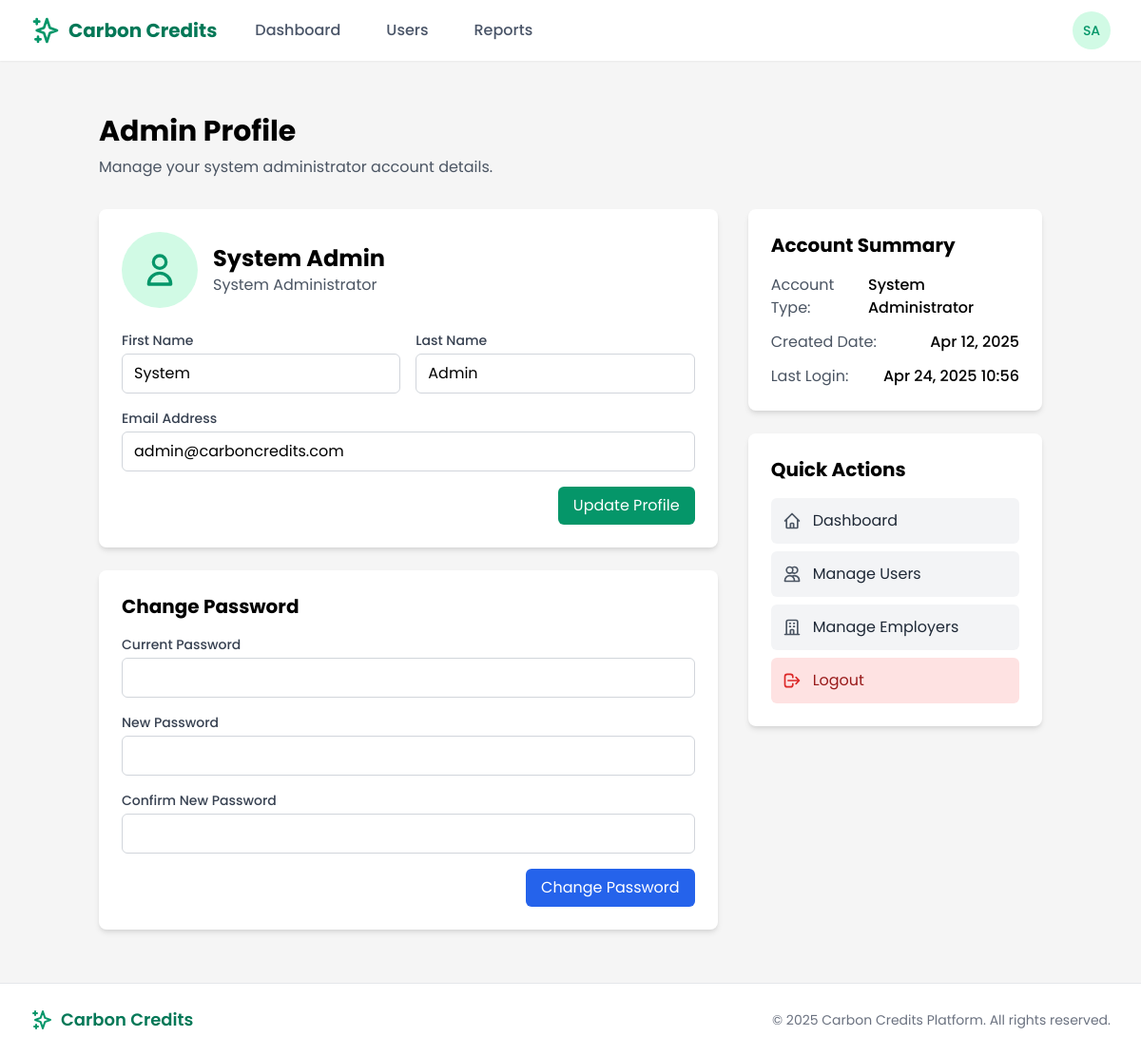
/systemadmin/profile/ (signed in), run on the app's committed database.
### users/models.py (models this page shows, shortened)
class CustomUser(AbstractUser):
    is_employee = models.BooleanField(default=False)
    is_employer = models.BooleanField(default=False)
    is_bank_admin = models.BooleanField(default=False)
    is_super_admin = models.BooleanField(default=False)
    email = models.EmailField(_('email address'), unique=True)
    date_joined = models.DateTimeField(default=timezone.now)
    approved = models.BooleanField(default=False)
    USERNAME_FIELD = 'email'
    REQUIRED_FIELDS = ['username', 'first_name', 'last_name']
    class Meta:
        verbose_name = _('user')
        verbose_name_plural = _('users')

### core/views/admin_views.py (the view)
# urls.py: path('profile/', admin_views.admin_profile, name='admin_profile'),
@login_required
@user_passes_test(is_super_admin)
def admin_profile(request):
    context = {
        'page_title': 'Admin Profile',
        'user': request.user,
    }
    return render(request, 'admin/profile.html', context)

### core/views/admin_views.py (called while the page is built)
def is_super_admin(user):
    return user.is_authenticated and user.is_super_admin

### templates/admin/profile.html (shortened to what this page needs)
{% extends 'base.html' %}
{% load static %}
{% block content %}
<div class="container mx-auto px-4 py-8">
    <div class="mb-8">
        <h1 class="text-3xl font-bold mb-2">Admin Profile</h1>
        <p class="text-gray-600">Manage your system administrator account details.</p>
    </div>
    <div class="grid grid-cols-1 md:grid-cols-3 gap-8">
        <div class="col-span-2">
            <div class="bg-white rounded-lg shadow-md p-6 mb-6">
                <div class="flex items-center mb-6">
                    <div class="w-20 h-20 rounded-full bg-green-100 flex items-center justify-center mr-4">
                        <svg class="w-10 h-10 text-green-600" fill="none" stroke="currentColor" viewBox="0 0 24 24" xmlns="http://www.w3.org/2000/svg">
                            <path stroke-linecap="round" stroke-linejoin="round" stroke-width="2" d="M16 7a4 4 0 11-8 0 4 4 0 018 0zM12 14a7 7 0 00-7 7h14a7 7 0 00-7-7z"></path>
                        </svg>
                    </div>
                    <div>
                        <h2 class="text-2xl font-bold">{{ user.get_full_name }}</h2>
                        <p class="text-gray-600">System Administrator</p>
                    </div>
                </div>
                <form method="post" action="{% url 'admin_update_profile' %}">
                    <div class="grid grid-cols-1 md:grid-cols-2 gap-4 mb-4">
                        <div>
                            <label for="first_name" class="block text-sm font-medium text-gray-700 mb-1">First Name</label>
                            <input type="text" id="first_name" name="first_name" value="{{ user.first_name }}" class="w-full px-3 py-2 border border-gray-300 rounded-md focus:outline-none focus:ring-2 focus:ring-green-500">
                        </div>
                        <div>
                            <label for="last_name" class="block text-sm font-medium text-gray-700 mb-1">Last Name</label>
                            <input type="text" id="last_name" name="last_name" value="{{ user.last_name }}" class="w-full px-3 py-2 border border-gray-300 rounded-md focus:outline-none focus:ring-2 focus:ring-green-500">
                        </div>
                    </div>
                    <div class="mb-4">
                        <label for="email" class="block text-sm font-medium text-gray-700 mb-1">Email Address</label>
                        <input type="email" id="email" name="email" value="{{ user.email }}" class="w-full px-3 py-2 border border-gray-300 rounded-md focus:outline-none focus:ring-2 focus:ring-green-500">
                    </div>
                    <div class="flex justify-end">
                        <button type="submit" class="px-4 py-2 bg-green-600 text-white rounded-md hover:bg-green-700 focus:outline-none focus:ring-2 focus:ring-offset-2 focus:ring-green-500">Update Profile</button>
                    </div>
                </form>
            </div>
            <div class="bg-white rounded-lg shadow-md p-6">
                <h3 class="text-xl font-bold mb-4">Change Password</h3>
                <form method="post" action="{% url 'admin_change_password' %}">
                    <div class="mb-4">
                        <label for="current_password" class="block text-sm font-medium text-gray-700 mb-1">Current Password</label>
                        <input type="password" id="current_password" name="current_password" class="w-full px-3 py-2 border border-gray-300 rounded-md focus:outline-none focus:ring-2 focus:ring-green-500">
                    </div>
                    <div class="mb-4">
                        <label for="new_password" class="block text-sm font-medium text-gray-700 mb-1">New Password</label>
                        <input type="password" id="new_password" name="new_password" class="w-full px-3 py-2 border border-gray-300 rounded-md focus:outline-none focus:ring-2 focus:ring-green-500">
                    </div>
                    <div class="mb-4">
                        <label for="confirm_password" class="block text-sm font-medium text-gray-700 mb-1">Confirm New Password</label>
                        <input type="password" id="confirm_password" name="confirm_password" class="w-full px-3 py-2 border border-gray-300 rounded-md focus:outline-none focus:ring-2 focus:ring-green-500">
                    </div>
                    <div class="flex justify-end">
                        <button type="submit" class="px-4 py-2 bg-blue-600 text-white rounded-md hover:bg-blue-700 focus:outline-none focus:ring-2 focus:ring-offset-2 focus:ring-blue-500">Change Password</button>
                    </div>
                </form>
            </div>
        </div>
        <div>
            <div class="bg-white rounded-lg shadow-md p-6 mb-6">
                <h3 class="text-xl font-bold mb-4">Account Summary</h3>
                <div class="space-y-3">
                    <div class="flex justify-between">
                        <span class="text-gray-600">Account Type:</span>
                        <span class="font-medium">System Administrator</span>
                    </div>
                    <div class="flex justify-between">
                        <span class="text-gray-600">Created Date:</span>
                        <span class="font-medium">{{ user.date_joined|date:"M d, Y" }}</span>
                    </div>
                    <div class="flex justify-between">
                        <span class="text-gray-600">Last Login:</span>
                        <span class="font-medium">{{ user.last_login|date:"M d, Y H:i" }}</span>
                    </div>
                </div>
            </div>
            <div class="bg-white rounded-lg shadow-md p-6">
                <h3 class="text-xl font-bold mb-4">Quick Actions</h3>
                <div class="space-y-2">
                    <a href="{% url 'admin_dashboard' %}" class="block p-3 rounded-md bg-gray-100 hover:bg-gray-200 text-gray-800">
                        <div class="flex items-center">
                            Dashboard
                        </div>
                    </a>
                    <a href="{% url 'admin_users' %}" class="block p-3 rounded-md bg-gray-100 hover:bg-gray-200 text-gray-800">
                        <div class="flex items-center">
                            Manage Users
                        </div>
                    </a>
                    <a href="{% url 'admin_employers' %}" class="block p-3 rounded-md bg-gray-100 hover:bg-gray-200 text-gray-800">
                        <div class="flex items-center">
                            Manage Employers
                        </div>
                    </a>
                    <a href="{% url 'logout' %}" class="block p-3 rounded-md bg-red-100 hover:bg-red-200 text-red-800">
                        <div class="flex items-center">
                            <svg class="w-5 h-5 mr-3 text-red-600" fill="none" stroke="currentColor" viewBox="0 0 24 24" xmlns="http://www.w3.org/2000/svg">
                                <path stroke-linecap="round" stroke-linejoin="round" stroke-width="2" d="M17 16l4-4m0 0l-4-4m4 4H7m6 4v1a3 3 0 01-3 3H6a3 3 0 01-3-3V7a3 3 0 013-3h4a3 3 0 013 3v1"></path>
                            </svg>
                            Logout
                        </div>
                    </a>
                </div>
            </div>
        </div>
    </div>
</div>
{% endblock %}

### templates/base.html (shortened to what this page needs)
{% load static %}
<!DOCTYPE html>
<html lang="en">
<head>
    <link href="https://cdn.jsdelivr.net/npm/tailwindcss@2.2.19/dist/tailwind.min.css" rel="stylesheet">
</head>
<body class="flex flex-col min-h-screen">
    <header class="bg-white shadow-sm sticky top-0 z-50">
        <nav class="max-w-7xl mx-auto px-4 sm:px-6 lg:px-8">
            <div class="flex justify-between h-16">
                <div class="flex">
                    <div class="flex-shrink-0 flex items-center">
                        <a href="{% url 'home' %}" class="flex items-center">
                            <svg xmlns="http://www.w3.org/2000/svg" class="h-8 w-8 text-green-600" fill="none" viewBox="0 0 24 24" stroke="currentColor">
                                <path stroke-linecap="round" stroke-linejoin="round" stroke-width="2" d="M5 3v4M3 5h4M6 17v4m-2-2h4m5-16l2.286 6.857L21 12l-5.714 2.143L13 21l-2.286-6.857L5 12l5.714-2.143L13 3z" />
                            </svg>
                            <span class="ml-2 text-xl font-bold text-green-700">Carbon Credits</span>
                        </a>
                    </div>
                    {% if user.is_authenticated %}
                    <div class="hidden sm:ml-6 sm:flex sm:space-x-4 items-center">
                        {% if user.is_super_admin %}
                        <a href="{% url 'admin_dashboard' %}" class="nav-link {% if request.resolver_match.url_name == 'admin_dashboard' %}active{% endif %}">Dashboard</a>
                        <a href="{% url 'admin_users' %}" class="nav-link {% if request.resolver_match.url_name == 'admin_users' %}active{% endif %}">Users</a>
                        <a href="{% url 'admin_reports' %}" class="nav-link {% if request.resolver_match.url_name == 'admin_reports' %}active{% endif %}">Reports</a>
                        {% endif %}
                    </div>
                    {% endif %}
                </div>
                <div class="flex items-center">
                    {% if user.is_authenticated %}
                    <div class="ml-3 relative">
                        <div>
                            <button type="button" class="bg-white rounded-full flex text-sm focus:outline-none focus:ring-2 focus:ring-offset-2 focus:ring-green-500" id="user-menu-button" aria-expanded="false" aria-haspopup="true">
                                <div class="h-10 w-10 rounded-full bg-green-100 flex items-center justify-center text-green-600 font-medium">
                                    {{ user.first_name|slice:":1" }}{{ user.last_name|slice:":1" }}
                                </div>
                            </button>
                        </div>
                    </div>
                    {% else %}
                    <a href="{% url 'login' %}" class="btn-secondary">Log in</a>
                    <a href="{% url 'register' %}" class="ml-3 btn-primary">Register</a>
                    {% endif %}
                </div>
            </div>
        </nav>
    </header>
    <main class="flex-grow py-6">
        {% block content %}{% endblock %}
    </main>
    <footer class="bg-white py-6 border-t border-gray-200 mt-auto">
        <div class="max-w-7xl mx-auto px-4 sm:px-6 lg:px-8">
            <div class="flex flex-col md:flex-row md:justify-between items-center">
                <div class="flex items-center mb-4 md:mb-0">
                    <svg xmlns="http://www.w3.org/2000/svg" class="h-6 w-6 text-green-600" fill="none" viewBox="0 0 24 24" stroke="currentColor">
                        <path stroke-linecap="round" stroke-linejoin="round" stroke-width="2" d="M5 3v4M3 5h4M6 17v4m-2-2h4m5-16l2.286 6.857L21 12l-5.714 2.143L13 21l-2.286-6.857L5 12l5.714-2.143L13 3z" />
                    </svg>
                    <span class="ml-2 text-lg font-semibold text-green-700">Carbon Credits</span>
                </div>
                <p class="text-center text-gray-500 text-sm">
                    &copy; {% now "Y" %} Carbon Credits Platform. All rights reserved.
                </p>
            </div>
        </div>
    </footer>
</body>
</html>

### templates/base.html (style rules this page uses)
:root { --primary: #2B9348; --secondary: #55A630; --neutral-dark: #1C1C1C; --light-bg: #F5F5F5; --accent: #F9DC5C; --secondary-accent: #70A9A1; --cta-blue: #1E88E5; }
body { font-family: 'Poppins', sans-serif; background-color: var(--light-bg); }
.nav-link { color: #4A5568; font-weight: 500; transition: all 0.2s ease; padding: 0.5rem 1rem; border-radius: 8px; }

### data on the page
CustomUser: first_name "S", last_name "A", get_full_name "System Admin", first_name "System", last_name "Admin", email "admin@carboncredits.com", date_joined "Apr 12, 2025", last_login "Apr 24, 2025 10:56"
